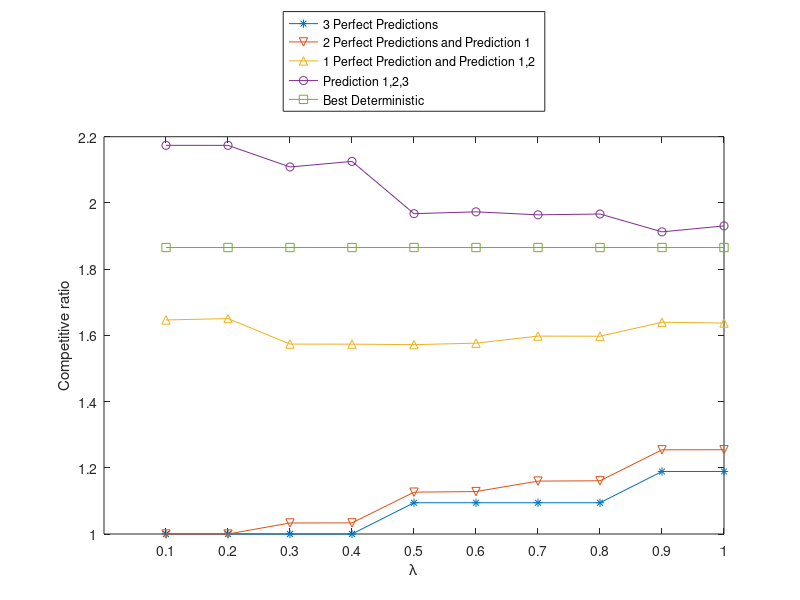

Write the MATLAB code that produced this figure.
r1=1;
b1=15;
r2=1.5;
b2=10;
x1 = [ones(1,389), ones(1,404)*2, ones(1,409)*3, ones(1,412)*4, ones(1,414)*5, ones(1,415)*6, ones(1,419)*7, ones(1,421)*8, ones(1,423)*9, ones(1,424)*10, ones(1,425)*11, ones(1,426)*12, ones(1,430)*13, ones(1,431)*14, ones(1,432)*15, ones(1,437)*16, ones(1,440)*17, ones(1,442)*18, ones(1,446)*19, ones(1,447)*20, ones(1,448)*21, ones(1,458)*22, ones(1,608)*24];
y1 = zeros(3,10000);
c = zeros(10,10000);
for i=1:10
    lumda(i) = i/10;
end

for j=1:10
for i=1:10000

y1(1,i) = x1(i);
if y1(1,i)>=b2
    c(j,i)=c(j,i)+1;
end

y1(2,i) = x1(i);
if y1(2,i)>=b2
    c(j,i)=c(j,i)+1;
end

y1(3,i) = x1(i);
if y1(3,i)>=b2
    c(j,i)=c(j,i)+1;
end

if c(j,i)>=2
    if x1(i)>=b2
        cr(i) = ((ceil(lumda(j)*b2/(2*c(j,i)-2))-1)*r2+b2)/b2;
    else
        if x1(i)<=ceil(lumda(j)*b2/(2*c(j,i)-2))-1
            cr(i) = r2;
        else
            cr(i) = ((ceil(lumda(j)*b2/(2*c(j,i)-2))-1)*r2+b2)/x1(i);
        end
    end
else
    if x1(i)>=ceil(b1*(4-2*c(j,i))/lumda(j))
        cr(i) = (ceil(b1*(4-2*c(j,i))/lumda(j))-1+b1)/b2;
    else
        if x1(i)>=b2
        cr(i) = x1(i)/b2;
        else
            cr(i)=1;
        end
    end
end
end
crm(j)=sum(cr)/10000;

end
plot(crm, '-*');
hold on
y1 = zeros(3,10000);
c = zeros(10,10000);
for j=1:10
for i=1:10000

y1(1,i) = x1(i);
if y1(1,i)>=b2
    c(j,i)=c(j,i)+1;
end

p=randi([1,10000]);
if p<=361
    y1(2,i)=1;
else
    if p<=749
        y1(2,i)=2;
    else
        if p<=1139
            y1(2,i)=3;
        else
            if p<=1529
                y1(2,i)=4;
            else
                if p<=1920
                    y1(2,i)=5;
                else
                    if p<=2314
                        y1(2,i)=6;
                    else
                        if p<=2709
                            y1(2,i)=7;
                        else
                            if p<=3106
                                y1(2,i)=8;
                            else
                                if p<=3507
                                    y1(2,i)=9;
                                else
                                    if p<=3911
                                        y1(2,i)=10;
                                    else
                                        if p<=4319
                                            y1(2,i)=11;
                                        else
                                            if p<=4729
                                                y1(2,i)=12;
                                            else
                                                if p<=5139
                                                    y1(2,i)=13;
                                                else
                                                    if p<=5549
                                                        y1(2,i)=14;
                                                    else
                                                        if p<=5960
                                                            y1(2,i)=15;
                                                        else
                                                            if p<=6384
                                                                y1(2,i)=16;
                                                            else
                                                                if p<=6810
                                                                    y1(2,i)=17;
                                                                else
                                                                    if p<=7238
                                                                        y1(2,i)=18;
                                                                    else
                                                                        if p<=7670 
                                                                            y1(2,i)=19;
                                                                        else
                                                                            if p<=8103
                                                                                y1(2,i)=20;
                                                                            else
                                                                                if p<=8542
                                                                                    y1(2,i)=21;
                                                                                else
                                                                                    if p<=9008
                                                                                        y1(2,i)=22;
                                                                                    else
                                                                                        if p<=9490
                                                                                            y1(2,i)=23;
                                                                                        else
                                                                                            y1(2,i)=24;
                                                                                        end
                                                                                    end
                                                                                end
                                                                            end
                                                                        end
                                                                    end
                                                                end
                                                            end
                                                        end
                                                    end
                                                end
                                            end
                                        end
                                    end
                                end
                            end
                        end
                    end
                end
            end
        end
    end
end
if y1(2,i)>=b2
    c(j,i)=c(j,i)+1;
end

y1(3,i)=x1(i);
if y1(3,i)>=b2
    c(j,i)=c(j,i)+1;
end

if c(j,i)>=2
    if x1(i)>=b2
        cr(i) = ((ceil(lumda(j)*b2/(2*c(j,i)-2))-1)*r2+b2)/b2;
    else
        if x1(i)<=ceil(lumda(j)*b2/(2*c(j,i)-2))-1
            cr(i) = r2;
        else
            cr(i) = ((ceil(lumda(j)*b2/(2*c(j,i)-2))-1)*r2+b2)/x1(i);
        end
    end
else
    if x1(i)>=ceil(b1*(4-2*c(j,i))/lumda(j))
        cr(i) = (ceil(b1*(4-2*c(j,i))/lumda(j))-1+b1)/b2;
    else
        if x1(i)>=b2
        cr(i) = x1(i)/b2;
        else
            cr(i)=1;
        end
    end
end
end
crm(j)=sum(cr)/10000;

end
plot(crm, '-v');
hold on

y1 = zeros(3,10000);
c = zeros(10,10000);
for j=1:10
for i=1:10000

y1(1,i) = x1(i);
if y1(1,i)>=b2
    c(j,i)=c(j,i)+1;
end

p=randi([1,10000]);
if p<=361
    y1(2,i)=1;
else
    if p<=749
        y1(2,i)=2;
    else
        if p<=1139
            y1(2,i)=3;
        else
            if p<=1529
                y1(2,i)=4;
            else
                if p<=1920
                    y1(2,i)=5;
                else
                    if p<=2314
                        y1(2,i)=6;
                    else
                        if p<=2709
                            y1(2,i)=7;
                        else
                            if p<=3106
                                y1(2,i)=8;
                            else
                                if p<=3507
                                    y1(2,i)=9;
                                else
                                    if p<=3911
                                        y1(2,i)=10;
                                    else
                                        if p<=4319
                                            y1(2,i)=11;
                                        else
                                            if p<=4729
                                                y1(2,i)=12;
                                            else
                                                if p<=5139
                                                    y1(2,i)=13;
                                                else
                                                    if p<=5549
                                                        y1(2,i)=14;
                                                    else
                                                        if p<=5960
                                                            y1(2,i)=15;
                                                        else
                                                            if p<=6384
                                                                y1(2,i)=16;
                                                            else
                                                                if p<=6810
                                                                    y1(2,i)=17;
                                                                else
                                                                    if p<=7238
                                                                        y1(2,i)=18;
                                                                    else
                                                                        if p<=7670 
                                                                            y1(2,i)=19;
                                                                        else
                                                                            if p<=8103
                                                                                y1(2,i)=20;
                                                                            else
                                                                                if p<=8542
                                                                                    y1(2,i)=21;
                                                                                else
                                                                                    if p<=9008
                                                                                        y1(2,i)=22;
                                                                                    else
                                                                                        if p<=9490
                                                                                            y1(2,i)=23;
                                                                                        else
                                                                                            y1(2,i)=24;
                                                                                        end
                                                                                    end
                                                                                end
                                                                            end
                                                                        end
                                                                    end
                                                                end
                                                            end
                                                        end
                                                    end
                                                end
                                            end
                                        end
                                    end
                                end
                            end
                        end
                    end
                end
            end
        end
    end
end
if y1(2,i)>=b2
    c(j,i)=c(j,i)+1;
end

y1(3,i) = 24-x1(i);
if x1(i)<=10
    y1(3,i)=24;
else
    y1(3,i)=1;
end
if y1(3,i)>=b2
    c(j,i)=c(j,i)+1;
end

if c(j,i)>=2
    if x1(i)>=b2
        cr(i) = ((ceil(lumda(j)*b2/(2*c(j,i)-2))-1)*r2+b2)/b2;
    else
        if x1(i)<=ceil(lumda(j)*b2/(2*c(j,i)-2))-1
            cr(i) = r2;
        else
            cr(i) = ((ceil(lumda(j)*b2/(2*c(j,i)-2))-1)*r2+b2)/x1(i);
        end
    end
else
    if x1(i)>=ceil(b1*(4-2*c(j,i))/lumda(j))
        cr(i) = (ceil(b1*(4-2*c(j,i))/lumda(j))-1+b1)/b2;
    else
        if x1(i)>=b2
        cr(i) = x1(i)/b2;
        else
            cr(i)=1;
        end
    end
end
end
crm(j)=sum(cr)/10000;

end
plot(crm, '-^');
hold on

y1 = zeros(3,10000);
c = zeros(10,10000);
for j=1:10
for i=1:10000

y1(1,i) = 24-x1(i);
if y1(1,i)>=b2
    c(j,i)=c(j,i)+1;
end

p=randi([1,10000]);
if p<=361
    y1(2,i)=1;
else
    if p<=749
        y1(2,i)=2;
    else
        if p<=1139
            y1(2,i)=3;
        else
            if p<=1529
                y1(2,i)=4;
            else
                if p<=1920
                    y1(2,i)=5;
                else
                    if p<=2314
                        y1(2,i)=6;
                    else
                        if p<=2709
                            y1(2,i)=7;
                        else
                            if p<=3106
                                y1(2,i)=8;
                            else
                                if p<=3507
                                    y1(2,i)=9;
                                else
                                    if p<=3911
                                        y1(2,i)=10;
                                    else
                                        if p<=4319
                                            y1(2,i)=11;
                                        else
                                            if p<=4729
                                                y1(2,i)=12;
                                            else
                                                if p<=5139
                                                    y1(2,i)=13;
                                                else
                                                    if p<=5549
                                                        y1(2,i)=14;
                                                    else
                                                        if p<=5960
                                                            y1(2,i)=15;
                                                        else
                                                            if p<=6384
                                                                y1(2,i)=16;
                                                            else
                                                                if p<=6810
                                                                    y1(2,i)=17;
                                                                else
                                                                    if p<=7238
                                                                        y1(2,i)=18;
                                                                    else
                                                                        if p<=7670 
                                                                            y1(2,i)=19;
                                                                        else
                                                                            if p<=8103
                                                                                y1(2,i)=20;
                                                                            else
                                                                                if p<=8542
                                                                                    y1(2,i)=21;
                                                                                else
                                                                                    if p<=9008
                                                                                        y1(2,i)=22;
                                                                                    else
                                                                                        if p<=9490
                                                                                            y1(2,i)=23;
                                                                                        else
                                                                                            y1(2,i)=24;
                                                                                        end
                                                                                    end
                                                                                end
                                                                            end
                                                                        end
                                                                    end
                                                                end
                                                            end
                                                        end
                                                    end
                                                end
                                            end
                                        end
                                    end
                                end
                            end
                        end
                    end
                end
            end
        end
    end
end
if y1(2,i)>=b2
    c(j,i)=c(j,i)+1;
end

if x1(i)<=10
    y1(3,i)=24;
else
    y1(3,i)=1;
end
if y1(3,i)>=b2
    c(j,i)=c(j,i)+1;
end

if c(j,i)>=2
    if x1(i)>=b2
        cr(i) = ((ceil(lumda(j)*b2/(2*c(j,i)-2))-1)*r2+b2)/b2;
    else
        if x1(i)<=ceil(lumda(j)*b2/(2*c(j,i)-2))-1
            cr(i) = r2;
        else
            cr(i) = ((ceil(lumda(j)*b2/(2*c(j,i)-2))-1)*r2+b2)/x1(i);
        end
    end
else
    if x1(i)>=ceil(b1*(4-2*c(j,i))/lumda(j))
        cr(i) = (ceil(b1*(4-2*c(j,i))/lumda(j))-1+b1)/b2;
    else
        if x1(i)>=b2
        cr(i) = x1(i)/b2;
        else
            cr(i)=1;
        end
    end
end
end
crm(j)=sum(cr)/10000;

end
plot(crm, '-o');

hold on
for j=1:10
for i=1:10000
    if x1(i)<=6
        cr(i)=1.5;
    else
        if x1(i)<=10
            cr(i)=(1.5*6+10)/x1(i);
        else
            cr(i)=(1.5*6+10)/10;
        end
    end
end
crm(j)=sum(cr)/10000;
end
plot(crm, '-s');

xlabel('\lambda');
ylabel('Competitive ratio');
legend('3 Perfect Predictions','2 Perfect Predictions and Prediction 1','1 Perfect Prediction and Prediction 1,2','Prediction 1,2,3','Best Deterministic','Location','northoutside');
set(gca,'XTick',[1 2 3 4 5 6 7 8 9 10]);
set(gca,'XTickLabel',[0.1 0.2 0.3 0.4 0.5 0.6 0.7 0.8 0.9 1]);
%The reason why we change the label is: in the code, we set \lumda to be
%an 1*10 matrix whose values are 0.1,0.2,...,1. 
%In the plot our output is a matrix so the x axis has to be 1 to 10. 
%The \lumda corresponding to that is 0.1 to 1.